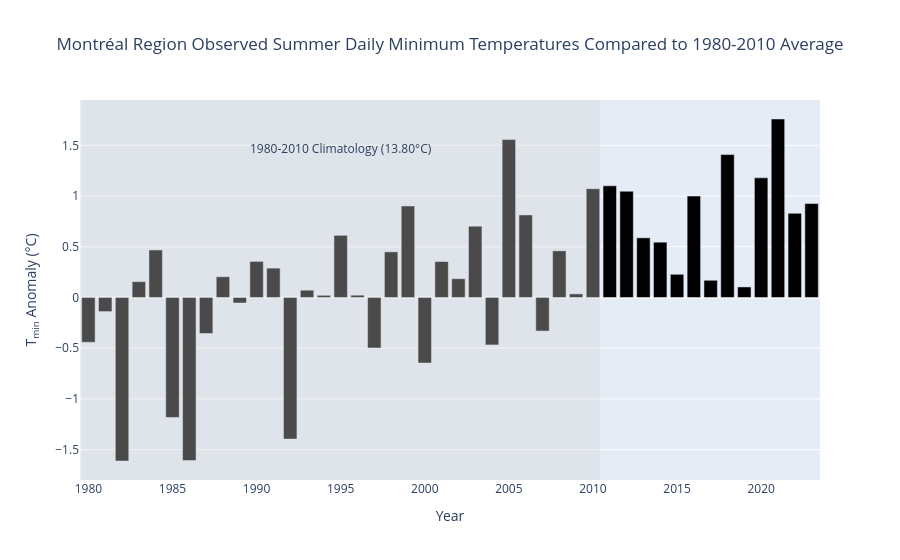

Write notebook code for a chart like this one.
### Code cell
years = tasmin.year.values

hover_text = [
    f"Time: {y} (JJA)<br>Temperature: {t:.2f}°C<br>Anomaly: {'+' if a > 0 else ''}{a:.2f}°C"
    for y, t, a in zip(years, tasmin, tasmin_anom)
]

fig = go.Figure(
    data=[
        go.Bar(
            name='Daily Minimum',
            x=years,
            y=tasmin_anom,
            marker_color='black',
            hovertext=hover_text,
            hoverinfo='text'
        )
    ]
)

fig.add_vrect(
    x0=1979.6, x1=2010.4,                  
    fillcolor='lightgrey', opacity=0.35,
    line_width=0
)

fig.add_annotation(
    x=(1980+2010)/2,              
    y=0.9,                
    text=f'1980-2010 Climatology ({tasmin_clim.values:.2f}°C)',  
    showarrow=False,
    arrowhead=2,
    ax=0,               
    ay=40,
    yref='paper'
)

fig.update_layout(title= dict(text='Montréal Region Observed Summer Daily Minimum Temperatures Compared to 1980-2010 Average',
                             xanchor='center',
                             x=0.5),
                  xaxis_title='Year', 
                  yaxis_title='T<sub>min</sub> Anomaly (°C)',
                  barmode='group')

fig.show()
# fig.write_html('/home/gulley/UHI_HW_MTL/info/plots/annual_climatology_tasmin.html')

### Figure 1 — Plotly figure (JSON) as saved in the notebook; plotly's stock layout.template omitted (floating-point values rounded to 4 significant figures)
{"data": [{"hoverinfo": "text", "hovertext": ["Time: 1980 (JJA)<br>Temperature: 13.36°C<br>Anomaly: -0.44°C", "Time: 1981 (JJA)<br>Temperature: 13.66°C<br>Anomaly: -0.14°C", "Time: 1982 (JJA)<br>Temperature: 12.19°C<br>Anomaly: -1.61°C", "Time: 1983 (JJA)<br>Temperature: 13.96°C<br>Anomaly: +0.16°C", "Time: 1984 (JJA)<br>Temperature: 14.27°C<br>Anomaly: +0.47°C", "Time: 1985 (JJA)<br>Temperature: 12.62°C<br>Anomaly: -1.18°C", "Time: 1986 (JJA)<br>Temperature: 12.20°C<br>Anomaly: -1.61°C", "Time: 1987 (JJA)<br>Temperature: 13.45°C<br>Anomaly: -0.36°C", "Time: 1988 (JJA)<br>Temperature: 14.01°C<br>Anomaly: +0.20°C", "Time: 1989 (JJA)<br>Temperature: 13.75°C<br>Anomaly: -0.05°C", "Time: 1990 (JJA)<br>Temperature: 14.16°C<br>Anomaly: +0.36°C", "Time: 1991 (JJA)<br>Temperature: 14.09°C<br>Anomaly: +0.29°C", "Time: 1992 (JJA)<br>Temperature: 12.41°C<br>Anomaly: -1.40°C", "Time: 1993 (JJA)<br>Temperature: 13.88°C<br>Anomaly: +0.07°C", "Time: 1994 (JJA)<br>Temperature: 13.82°C<br>Anomaly: +0.02°C", "Time: 1995 (JJA)<br>Temperature: 14.42°C<br>Anomaly: +0.61°C", "Time: 1996 (JJA)<br>Temperature: 13.83°C<br>Anomaly: +0.02°C", "Time: 1997 (JJA)<br>Temperature: 13.31°C<br>Anomaly: -0.50°C", "Time: 1998 (JJA)<br>Temperature: 14.25°C<br>Anomaly: +0.45°C", "Time: 1999 (JJA)<br>Temperature: 14.71°C<br>Anomaly: +0.90°C", "Time: 2000 (JJA)<br>Temperature: 13.16°C<br>Anomaly: -0.65°C", "Time: 2001 (JJA)<br>Temperature: 14.16°C<br>Anomaly: +0.35°C", "Time: 2002 (JJA)<br>Temperature: 13.99°C<br>Anomaly: +0.18°C", "Time: 2003 (JJA)<br>Temperature: 14.51°C<br>Anomaly: +0.70°C", "Time: 2004 (JJA)<br>Temperature: 13.34°C<br>Anomaly: -0.47°C", "Time: 2005 (JJA)<br>Temperature: 15.36°C<br>Anomaly: +1.56°C", "Time: 2006 (JJA)<br>Temperature: 14.62°C<br>Anomaly: +0.81°C", "Time: 2007 (JJA)<br>Temperature: 13.47°C<br>Anomaly: -0.33°C", "Time: 2008 (JJA)<br>Temperature: 14.26°C<br>Anomaly: +0.46°C", "Time: 2009 (JJA)<br>Temperature: 13.84°C<br>Anomaly: +0.04°C", "Time: 2010 (JJA)<br>Temperature: 14.88°C<br>Anomaly: +1.07°C", "Time: 2011 (JJA)<br>Temperature: 14.90°C<br>Anomaly: +1.10°C", "Time: 2012 (JJA)<br>Temperature: 14.85°C<br>Anomaly: +1.05°C", "Time: 2013 (JJA)<br>Temperature: 14.39°C<br>Anomaly: +0.59°C", "Time: 2014 (JJA)<br>Temperature: 14.35°C<br>Anomaly: +0.54°C", "Time: 2015 (JJA)<br>Temperature: 14.03°C<br>Anomaly: +0.23°C", "Time: 2016 (JJA)<br>Temperature: 14.80°C<br>Anomaly: +1.00°C", "Time: 2017 (JJA)<br>Temperature: 13.97°C<br>Anomaly: +0.17°C", "Time: 2018 (JJA)<br>Temperature: 15.21°C<br>Anomaly: +1.41°C", "Time: 2019 (JJA)<br>Temperature: 13.91°C<br>Anomaly: +0.10°C", "Time: 2020 (JJA)<br>Temperature: 14.98°C<br>Anomaly: +1.18°C", "Time: 2021 (JJA)<br>Temperature: 15.56°C<br>Anomaly: +1.76°C", "Time: 2022 (JJA)<br>Temperature: 14.63°C<br>Anomaly: +0.83°C", "Time: 2023 (JJA)<br>Temperature: 14.73°C<br>Anomaly: +0.93°C"], "marker": {"color": "black"}, "name": "Daily Minimum", "type": "bar", "x": [1980, 1981, 1982, 1983, 1984, 1985, 1986, 1987, 1988, 1989, 1990, 1991, 1992, 1993, 1994, 1995, 1996, 1997, 1998, 1999, 2000, 2001, 2002, 2003, 2004, 2005, 2006, 2007, 2008, 2009, 2010, 2011, 2012, 2013, 2014, 2015, 2016, 2017, 2018, 2019, 2020, 2021, 2022, 2023], "y": [-0.4418, -0.1393, -1.612, 0.1559, 0.4684, -1.183, -1.607, -0.3553, 0.2045, -0.05455, 0.3557, 0.2895, -1.396, 0.0717, 0.02118, 0.6127, 0.02245, -0.4984, 0.4496, 0.9018, -0.6464, 0.3543, 0.1846, 0.7033, -0.4678, 1.556, 0.814, -0.3311, 0.4598, 0.03534, 1.072, 1.1, 1.047, 0.5881, 0.5449, 0.2285, 1.0, 0.1695, 1.409, 0.1038, 1.179, 1.759, 0.8295, 0.9259]}], "layout": {"annotations": [{"arrowhead": 2, "ax": 0, "ay": 40, "showarrow": false, "text": "1980-2010 Climatology (13.80°C)", "x": 1995, "y": 0.9, "yref": "paper"}], "barmode": "group", "shapes": [{"fillcolor": "lightgrey", "line": {"width": 0}, "opacity": 0.35, "type": "rect", "x0": 1980.0, "x1": 2010.0, "xref": "x", "y0": 0, "y1": 1, "yref": "y domain"}], "title": {"text": "Montréal Region Observed Summer Daily Minimum Temperatures Compared to 1980-2010 Average", "x": 0.5, "xanchor": "center"}, "xaxis": {"title": {"text": "Year"}}, "yaxis": {"title": {"text": "T<sub>min</sub> Anomaly (°C)"}}}}
